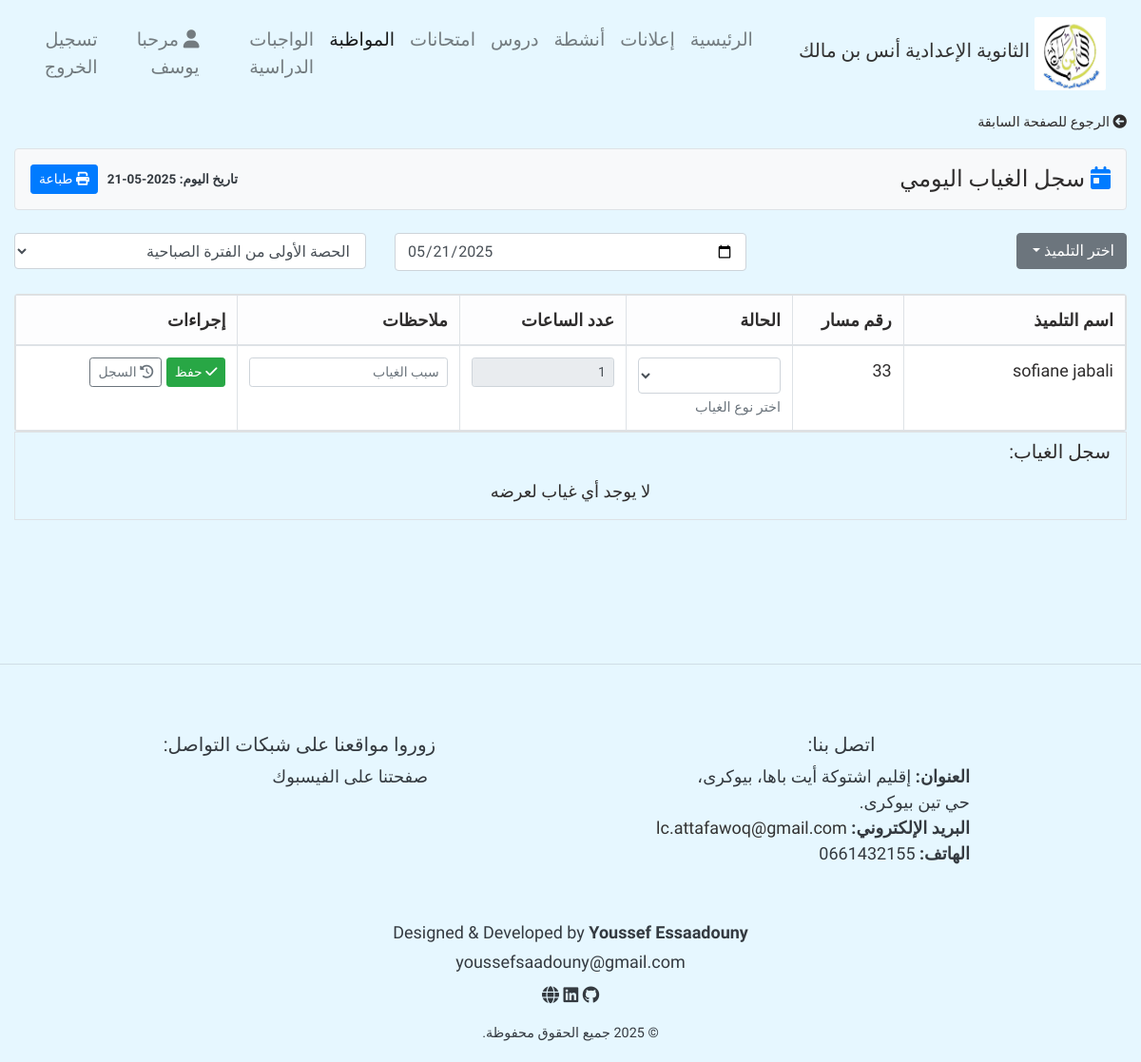
The page /studentAbsence/23 (signed in) on the database as committed earlier.
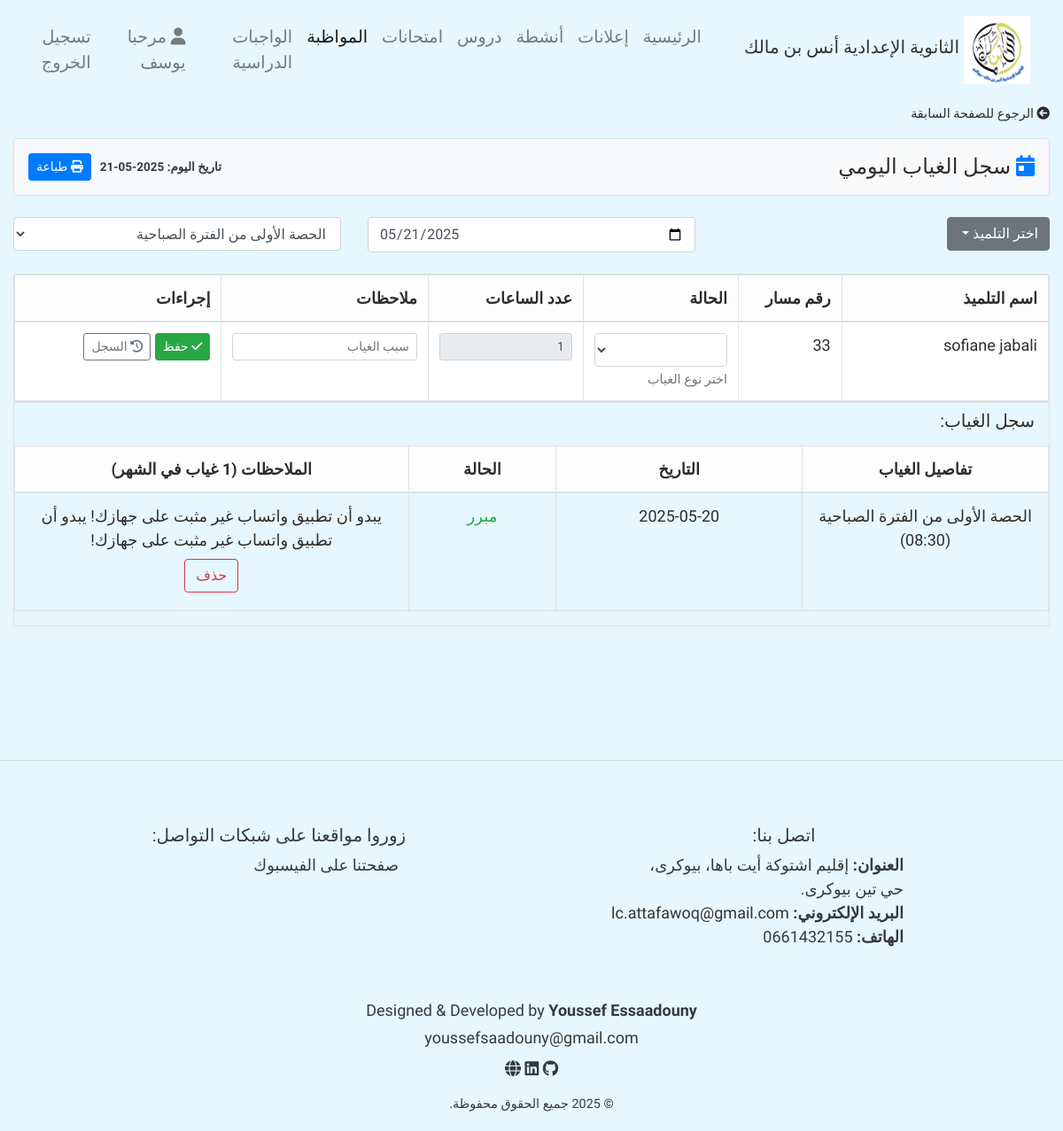
The same page on the database as committed later.
### home/models.py (models this page shows, shortened)
class UserProfile(models.Model):
    user = models.ForeignKey(User, on_delete = models.CASCADE)
    firstname = models.CharField(max_length = 100)
    lastname = models.CharField(max_length = 100)
    User_Type = models.CharField(max_length = 100, null = True, blank = True)
    email = models.EmailField(null = True, blank=  True)

class Student(models.Model):
    massar_num = models.CharField(max_length = 50, null = True, blank = True)
    first_name = models.CharField(max_length = 50)
    last_name = models.CharField(max_length = 50)
    sections = models.ForeignKey(Section, related_name="students", blank = True, null = True, on_delete = models.SET_NULL)
    number_phone = models.CharField(max_length = 14, default = 0000)
    parentEmail = models.EmailField(null=True)

class Absence(models.Model):
    status_choices = [('مبرر', 'مبرر'), ('غير مبرر', 'غير مبرر')]
    student = models.ForeignKey(Student, on_delete = models.CASCADE)
    notes = models.CharField(max_length=200)
    status = models.CharField(max_length=15, choices=status_choices)
    absenceHours = models.ForeignKey(Hour, on_delete=models.CASCADE)
    section = models.ForeignKey(Section, on_delete=models.CASCADE, null = True, blank=True)
    dateTime = models.DateField(null = True)
    counter = models.PositiveIntegerField()
    class Meta:
        ordering = ['-dateTime']

class Hour(models.Model):
    period_choice = [('الصباحية' , 'الصباحية'),('المسائية', 'المسائية')]
    title = models.CharField(max_length = 20)
    period = models.CharField( max_length = 20 , choices = period_choice)
    hour = models.TimeField()

### home/decorator.py (the view)
        def wrapper_funct(request, *args, **kwargs):
            group = None
            if request.user.groups.exists():
                group = request.user.groups.all()[0].name
            if group and group in allowed_roles:
                return view_func(request, *args, **kwargs)
            else:
                return HttpResponse('أنت غير مؤهل لزيارة هذه الصفحة.')

### home/decorator.py (called while the page is built)
def allowed_user(allowed_roles = []):
    def decorator(view_func):
        def wrapper_funct(request, *args, **kwargs):
            group = None
            if request.user.groups.exists():
                group = request.user.groups.all()[0].name
            if group and group in allowed_roles:
                return view_func(request, *args, **kwargs)
            else:
                return HttpResponse('أنت غير مؤهل لزيارة هذه الصفحة.')
        return wrapper_funct
    return decorator

### templates/pages/attendance/absence/StudentAbsence.html (shortened to what this page needs)
{% extends 'base.html' %}
{% load static %}
{% block content %}
<div class="container-fluid">
      {% if message %}
    <h4>
      {{message}}
    </h4>
      {% else %}
      <div class="mb-3 text-start">
        <a href="{% url 'StudentAttendance' student.id %}" class="text-decoration-none" style="color: inherit; font-size: 0.9rem;">
          <i class="fas fa-arrow-circle-left me-1"></i> الرجوع للصفحة السابقة
        </a>
      </div>
      <div class="row mb-4">
        <div class="col-12">
          <div class="d-flex justify-content-between align-items-center p-3 bg-light border rounded">
              <h4 class="mb-0">
                <i class="fas fa-calendar-day text-primary me-2"></i> سجل الغياب اليومي
              </h4>
              <div>
                <span class="badge  text-dark me-2">تاريخ اليوم: {% now "Y-m-d" %}</span>
                <button class="btn btn-sm btn-primary" onclick="window.print()">
                  <i class="fas fa-print me-1"></i> طباعة
                </button>
              </div>
          </div>
        </div>
      </div>
      <form action="{% url 'studentAbsence' student.id %}" method="post">
          <div class="row mb-3">
            <div class="col-4  mb-2">
              <div class="dropdown">
                <button class="btn btn-secondary dropdown-toggle" type="button" data-toggle="dropdown" aria-expanded="false" id="studentsDropdown">
                  اختر التلميذ
                </button>
              </div>
            </div>
            <div class="col-md-4 mb-2">
              <input name="date" type="date" class="form-control" value="{% now 'Y-m-d' %}">
            </div>
            <div class="col-md-4 mb-2">
                <select name="time" class="form-control" id="">
                  {% for s in session %}
                  <option value="{{ s.id }}">{{s.title}} من الفترة {{s.period}}</option>
                  {% endfor %}
                </select>
                    </div>
          </div>
          <div class="row">
            <div class="col-12">
              <div class="card shadow-sm">
                <div class="card-body p-0">
                  <div style="overflow-x: auto; width: 100%;">
                    <table class="table table-hover table-bordered mb-0" style="width: auto; min-width: 100%;">
                      <thead class="table-light">
                        <tr>
                          <th width="20%">اسم التلميذ</th>
                          <th width="10%">رقم مسار</th>
                          <th width="15%">الحالة</th>
                          <th width="15%">عدد الساعات</th>
                          <th width="20%">ملاحظات</th>
                          <th width="20%">إجراءات</th>
                        </tr>
                      </thead>
                      <tbody>
                        <tr>
                          <td width="20%">{{student.first_name}} {{student.last_name}}</td>
                          <td width="10%">{{student.massar_num}}</td>
                          <td width="15%">
                            <select class="form-select form-control form-select-sm" required aria-describedby="statusHelp" name="status">
                              <option value="" selected></option>
                              <option value="مبرر"  >  غياب بعذر</option>
                            </select>
                            <small id="statusHelp" class="form-text text-muted">اختر نوع الغياب</small>
                          </td>
                          <td width="15%">
                            <input type="number" readonly value="1" class="form-control form-control-sm" name="absenceHours">
                          </td>
                          <td width="20%">
                            <input type="text" required class="form-control form-control-sm" name="notes" placeholder="سبب الغياب">
                          </td>
                          <td style="white-space: nowrap;" width="20%">
                            <button type="submit" class="btn btn-sm btn-success me-1">
                              <i class="fas fa-check"></i> حفظ
                            </button>
                            <a href="{% url 'studentTotalAbsence' student.id  %}" id="history" style="text-decoration: none;"  class="btn btn-sm btn-outline-secondary ">
                              <i class="fas fa-history"></i>  السجل
                            </a>
                          </td>
                        </tr>
                      </tbody>
                    </table>
                  </div>
                </div>
              </div>
            </div>
          </div>
      </form>
      <div class="table-responsive border" style="max-height: 600px; overflow-y: auto;">
        <h5 class="mx-3 my-2">سجل الغياب:</h5>
        {% if monthlyAbsence %}
        <table class="table table-hover table-bordered my-3" style="table-layout: fixed; width: 100%;">
          <thead class="table-light justify-content-center" style="position: sticky; top: 0; z-index: 1;">
            <tr  >
              <th style="width: 25%; text-align:center">تفاصيل الغياب</th>
              <th style="width: 25%; text-align:center">التاريخ</th>
              <th style="width: 15%; text-align:center">الحالة</th>
              <th style="width: 40%; text-align:center">الملاحظات ({{monthlyAbsenceCount}} غياب في الشهر) </th>
            </tr>
          </thead>
          <tbody>
              {% for a in monthlyAbsence %}
              <tr >
                <td style="word-wrap: break-word;text-align:center">{{a.absenceHours.title}} من الفترة {{a.absenceHours.period}} ({{a.absenceHours.hour|date:"H:i"}})</td>
                <td style="white-space: nowrap;text-align:center">{{a.dateTime|date:"Y-m-d"}}</td>
                  <td style="text-align:center" class="{% if a.status == 'مبرر' %}text-success{% else %}text-danger{% endif %}">{{a.status}}</td>
                <td style="text-align:center; word-wrap: break-word; max-width: 0; overflow: hidden; text-overflow: ellipsis;" title="{{a.notes}}">
                  {{a.notes}}
                  <br>
                  <a href="{% url 'Delete' a.id %}"  class="btn btn-outline-danger my-2 " onclick="return confirm('هل أنت متأكد من الحذف؟');">حذف</a>
                </td>
              </tr>
              {% endfor %}
            </tbody>
          </table>
          {% else %}
            <center>
              <p class="m-3">
              لا يوجد أي غياب لعرضه
              </p
            </center>
          {% endif %}
      </div>
  {% endif %}
</div>
{% endblock %}

### templates/base.html (shortened to what this page needs)
{% load static %}
<!DOCTYPE html>
<html lang="ar">
<head>
    <link rel="stylesheet" href="{% static 'css/bootstrap.css' %}">
    <link rel="stylesheet" href="{% static 'css/style.css' %}">
    <link href="https://cdnjs.cloudflare.com/ajax/libs/font-awesome/6.0.0-beta3/css/all.min.css" rel="stylesheet">
</head>
{% include 'parts/navbar.html' %}
<body dir="rtl" style="font-family:Tajawal, Gupter, Marhey, sans-serif; direction:rtl; font-size: large;">
{% block content %}
{% endblock %}
<br>
<br>
<br>
<br>
<br>
<hr>
{% include 'parts/footer.html' %}
</body>
</html>

### templates/parts/navbar.html (shortened to what this page needs)
 {% load static %}
 <nav class="navbar navbar-expand-lg navbar-light " style="font-size:medium; font-weight:normal" dir="rtl">
        <a href="/" class="navbar-brand text-center d-flex align-items-center">
            <img src="{% static 'photos/aim.jpg' %}" alt="شعار الثانوية الإعدادية أنس بن مالك ">
            <h5>الثانوية الإعدادية أنس بن مالك </h5>
        </a>
        <div id="navbarContent" class="collapse navbar-collapse justify-content-center">
            <ul class="navbar-nav" style="border-radius:2px; color:#f8f9fa">
                <li class="nav-item {% if request.path == '/' %} active {% endif %} "><a href="/" class="nav-link">  الرئيسية</a></li>
                <li class="nav-item {% if request.resolver_match.url_name == 'announce' or request.resolver_match.url_name == 'add_announce' %} active {% endif %}"><a href="{% url 'announce' %}" class="nav-link">إعلانات</a></li>
                <li class="nav-item {% if request.resolver_match.url_name == 'ShowActivities' or request.resolver_match.url_name == 'add_activity' %} active {% endif %}"><a href="{% url 'ShowActivities' %}" class="nav-link">أنشطة</a></li>
                <li class="nav-item   "><a href=" {% if 'admin' in request.user.groups.all|join:',' or 'teacher' in request.user.groups.all|join:',' or 'general_surveillance' in request.user.groups.all|join:','  %} {% url 'UserCourseList' %} {% else %} {% url 'course_res' %} {% endif %} " class="nav-link">دروس</a></li>
                <li class="nav-item "><a href="{% url 'exams' %}" class="nav-link">امتحانات</a></li>
                {% if 'admin' in request.user.groups.all|join:", " or 'general_surveillance' in request.user.groups.all|join:", " %}
                <li class="nav-item {% if request.path == '/classes/' or request.path == '/ClassStudents/' or request.resolver_match.url_name == 'studentTotalAbsence' or request.resolver_match.url_name == 'studentAbsence' or request.resolver_match.url_name == 'StudentAttendance' or request.resolver_match.url_name == 'ClassStudents' or request.resolver_match.url_name == 'add_reports' or request.resolver_match.url_name == 'studentTotalreports' %} active {% endif %}"><a href="{% url 'classes' %}" class="nav-link seasonsDropdown"> المواظبة </a></li>
                {% endif %}
                {% if 'admin' in request.user.groups.all|join:", " or 'teacher' in request.user.groups.all|join:", "  or 'student' in request.user.groups.all|join:", " %}
                <li class="nav-item "><a href=" {% if 'student' in request.user.groups.all|join:',' %} {% url 'homeWork' %} {% else %} {% url 'UserHomeWorkList' %} {% endif %} " class="nav-link seasonsDropdown"> الواجبات الدراسية</a></li>
                {% endif %}
                {% url 'password_change' as p %}
                {% url 'password_change_done' as d %}
                <li class="nav-item mx-2 {% if request.path == '/UserInfo/' %} active {% endif %}"><a href="{% url 'UserInfo' %}" class="nav-link user" >{% if request.path != p and request.path != d %} <i class="fas fa-user "></i>  مرحبا  {{user_info.firstname}} {% endif %}</a></li>
                <li class="nav-item "><a href="{% url 'signout' %}" class="nav-link out"> تسجيل الخروج  </a></li>
            </ul>
        </div>
    </nav>

### templates/parts/footer.html
<footer class=" text-dark mt-5 pt-4"   dir="rtl">
  <div class="container" >
    <div class="row justify-content-around text-center text-md-start">
      <div class="col-md-4 mb-3" >
        <h5>اتصل بنا:</h5>
        <ul class="list-unstyled" style="text-align: right">
          <li> <strong> العنوان: </strong>
            إقليم اشتوكة أيت باها، بيوكرى، حي تين بيوكرى.
          </li>
          <li style="white-space: nowrap;"> <strong > البريد الإلكتروني:</strong> <a href="mailto:lc.attafawoq@gmail.com" > lc.attafawoq@gmail.com </a></li>
          <li> <strong>   الهاتف:</strong>
             0661432155
          </li>
        </ul>
      </div>
      <div class="col-md-4 mb-3">
        <h5>زوروا مواقعنا على شبكات التواصل:</h5>
        <ul class="list-unstyled" style="text-align: right">
          <li>
            <a href="https://www.facebook.com/profile.php?id=100090408570307" target="_blank" class="text-decoration-none text-dark">
              صفحتنا على الفيسبوك
            </a>
          </li>
        </ul>
      </div>
    </div>
    <div class="text-center mt-4" style="font-family: Gupter;">
      <p class="mb-1">Designed & Developed by <strong>Youssef Essaadouny</strong></p>
      <p class="mb-1">
        <a href="mailto:youssefsaadouny@example.com" class="text-dark">youssefsaadouny@gmail.com</a>
      </p>
      <div class="social-icons mt-2">
        <a href="https://github.com/0628114655" target="_blank" class="text-dark me-3 fs-5">
          <i class="fab fa-github"></i>
        </a>
        <a href="https://www.linkedin.com/in/%D9%8A%D9%80%D9%80%D9%80%D9%88%D8%B3%D9%80%D9%80%D9%80%D9%81-%D8%A7%D9%84%D8%B3%D8%B9%D8%AF%D9%88%D9%86%D9%8A-b2889a291/" target="_blank" class="text-dark me-3 fs-5">
          <i class="fab fa-linkedin"></i>
        </a>
        <a href="https://your-portfolio.com" target="_blank" class="text-dark fs-5">
          <i class="fas fa-globe"></i>
        </a>
      </div>
      <small class="d-block mt-3">&copy; 2025 جميع الحقوق محفوظة.</small>
    </div>
  </div>
</footer>

### LC_tassegdelt/static/css/style.css (style rules this page uses)
body { background: #e6f7ff; color: #2f2d2d; position: relative; font-size: large; font-family: 'Tajawal' , 'Gupter', 'Marhey', sans-serif; direction: rtl; text-align: right; }
.navbar-brand { display: flex; align-items: center; justify-content: center; }
.navbar-brand img { max-width: 75px; margin: 5px; border-radius: 2px; }
.navbar-brand h5 { color: #333333; font-family: 'Reem Kufi Fun'; }
.nav-link, .nav-link:visited { font-size: larger; color: #f8f9fa; }
.nav-item { font-family: 'Reem Kufi Fun'; }
@media (min-width: 576px) { .navbar-brand { flex-direction: row; } }
@media (min-width: 576px) { .navbar-brand img { max-width: 75px; margin: 5px; } }
footer { color: #333333; padding: 20px 0; bottom: 0; font-family: 'Reem Kufi Fun'; }
footer a, footer a:visited { color: #333333; text-decoration: none; }

Rows that differ between the two databases and show on the page:
added Absence: absenceHours "الحصة الأولى", absenceHours.period "الصباحية", absenceHours.hour "08:30", dateTime "2025-05-20", status "مبرر", notes "يبدو أن تطبيق واتساب غير مثبت على جهازك! يبدو أن تطبيق واتساب غير مثبت على جهازك!"
Other text that changed with them:
{{ monthlyAbsenceCount }}: (not shown) → "1"
text no longer shown: "لا يوجد أي غياب لعرضه"
text now shown: "تفاصيل الغياب التاريخ الحالة الملاحظات ( غياب في الشهر)"
